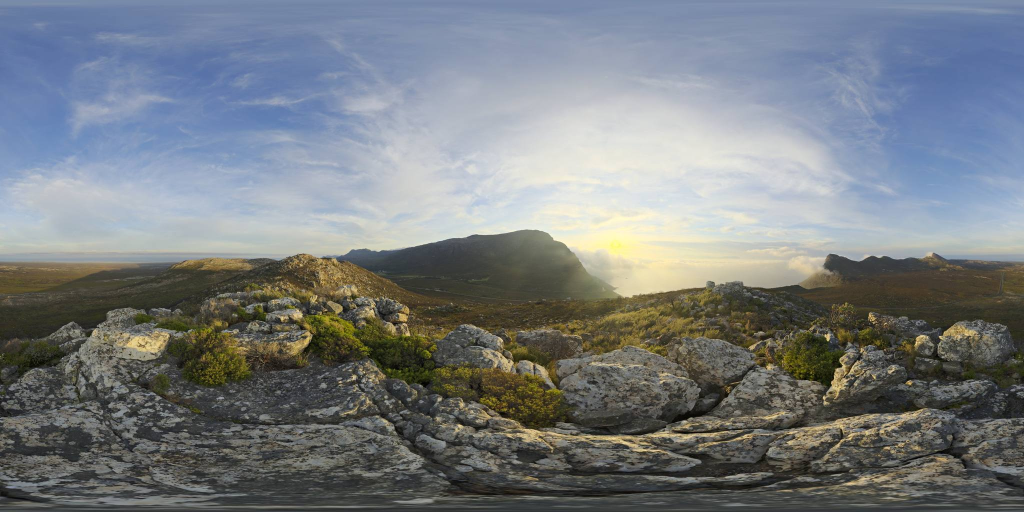
#> input picture assets/bay-env.jpg, 2048 x 1024 px (shown at 1/2 size); its folder holds 4 pictures in this run
$ python fetch_3d_assets.py
#> lines starting #> are read from the running program, lines starting #| are printed output that depends on the picture
#!/usr/bin/env python3
"""Fetch the photoreal studio 3D assets for the Dali threshold scene (v142).

Everything here runs on the GitHub Actions runner, never on a visitor's
machine and never in a local browser:

  * assets/three.min.js        Three.js r160 UMD bundle (unpkg, no key)
  * assets/bay-env.jpg         Poly Haven coastal panorama, 2048x1024 JPEG
  * assets/stone-color.jpg     Poly Haven stone diffuse map, 512x512
  * assets/stone-normal.jpg    Poly Haven stone normal map, 512x512
  * assets/stone-roughness.jpg Poly Haven stone roughness map, 512x512
  * assets/water-normal.jpg    seamless multi-octave sea-ripple normal map

Poly Haven serves its library without an API key under CC0. The panorama is
the public tonemapped JPEG preview of a coastal HDRI (Cape Hill: a low sun over
the ocean, rocky headland and wispy clouds); it is centre-cropped to the 2:1
equirectangular ratio and re-encoded at 2048x1024. The stone maps come from one
single Poly Haven material so colour, normal and roughness describe the same
weathered limestone. The water normal map is generated locally on the runner
from a seamless sum of integer-frequency waves (numpy), because Poly Haven has
no dedicated water-ripple normal texture.

Idempotent by design: a valid existing asset is kept unless --force is passed.
All writes are atomic, so a broken download can never overwrite a good file.
"""

from __future__ import annotations

import argparse
import io
import json
import math
import os
import sys
import time
import urllib.error
import urllib.request
from pathlib import Path

from PIL import Image, ImageOps

ROOT = Path(__file__).resolve().parent.parent
ASSETS = ROOT / "assets"

THREE_URL = "https://unpkg.com/three@0.160.0/build/three.min.js"
THREE_MIN_BYTES = 400_000
THREE_MAX_BYTES = 1_600_000

FILES_API = "https://api.polyhaven.com/files/{asset}"

# A low sun over the ocean, a rocky headland and real clouds: the closest
# public coastal panorama to the Port Lligat storm light of the scene. The
# remaining candidates are only fallbacks if Poly Haven retires an asset.
PANORAMA_CANDIDATES = (
    "cape_hill",
    "kloppenheim_06",
    "kloofendal_48d_partly_cloudy",
)
PANORAMA_SIZE = (2048, 1024)
PANORAMA_MIN_BYTES = 150_000
PANORAMA_MAX_BYTES = 340_000
PANORAMA_TARGET_BYTES = 245_000

# Coastal / mountain stone first. The first asset that exposes a diffuse map,
# a GL normal map and a roughness map at 1k wins, so a retired asset can never
# break the run. Colour, normal and roughness always come from one material.
STONE_CANDIDATES = (
    "rock_wall_02",
    "rocks_ground_06",
    "coast_sand_rocks_02",
    "dark_rock",
    "rock_wall_08",
)
POLYHAVEN_MAP_KEYS = {"color": "Diffuse", "normal": "nor_gl", "roughness": "Rough"}
RESOLUTION = "1k"
TEXTURE_SIZE = 512
TEXTURE_MIN_BYTES = 45_000
TEXTURE_MAX_BYTES = 95_000
WATER_NORMAL_MIN_BYTES = 40_000
WATER_NORMAL_MAX_BYTES = 110_000
WATER_NORMAL_TARGET_BYTES = 75_000
USER_AGENT = (
    "yoursanctuary-studio-assets/1.1 "
    "(+https://yoursanctuary.ru; asset preparation for the static PWA)"
)


def log(message: str) -> None:
    print(f"[fetch-3d] {message}", flush=True)


def http_get(url: str, *, attempts: int = 4, timeout: int = 120) -> bytes:
    """Download a URL with a browser-ish UA and small exponential backoff."""
#> called with attempts = 4, timeout = 120
    last_error: Exception | None = None
    for attempt in range(1, attempts + 1):
        request = urllib.request.Request(
            url,
            headers={
                "User-Agent": USER_AGENT,
                "Accept": "*/*",
                "Accept-Encoding": "identity",
            },
        )
        try:
            with urllib.request.urlopen(request, timeout=timeout) as response:
                if response.status != 200:
                    raise RuntimeError(f"HTTP {response.status} for {url}")
                return response.read()
        except (urllib.error.URLError, urllib.error.HTTPError, TimeoutError, OSError) as error:
            last_error = error
            if attempt == attempts:
                break
            wait = 2 ** (attempt - 1)
            log(f"retry {attempt}/{attempts - 1} in {wait}s: {error}")
            time.sleep(wait)
#> (the call stopped at in http_get, `with urllib.request.urlopen(request, timeout=timeout) as response:`: the network is not available in this run)
    raise RuntimeError(f"could not download {url}: {last_error}")


def atomic_write(path: Path, payload: bytes) -> None:
    path.parent.mkdir(parents=True, exist_ok=True)
    temporary = path.with_suffix(path.suffix + ".part")
    temporary.write_bytes(payload)
    os.replace(temporary, path)


def three_bundle_is_valid(path: Path) -> bool:
    if not path.is_file():
        return False
    size = path.stat().st_size
    if not THREE_MIN_BYTES <= size <= THREE_MAX_BYTES:
        return False
    try:
        body = path.read_bytes()
    except OSError:
        return False
    return b"THREE" in body or b"threejs.org/license" in body


def fetch_three(force: bool) -> None:
    target = ASSETS / "three.min.js"
    if not force and three_bundle_is_valid(target):
        log(f"three.min.js already present ({target.stat().st_size} bytes)")
        return
    log("downloading Three.js r160 UMD bundle from unpkg")
    payload = http_get(THREE_URL)
    if not THREE_MIN_BYTES <= len(payload) <= THREE_MAX_BYTES:
        raise RuntimeError(
            f"unexpected three.min.js size: {len(payload)} bytes "
            f"(expected {THREE_MIN_BYTES}-{THREE_MAX_BYTES})"
        )
    if b"THREE" not in payload and b"threejs.org/license" not in payload:
        raise RuntimeError("downloaded bundle does not look like Three.js")
    atomic_write(target, payload)
    log(f"saved assets/three.min.js ({len(payload)} bytes)")


# [73 lines left out: functions pick_stone_asset, pick_panorama, decode_image, resize_cover, resize_square, not called in this run]


def jpeg_bytes(image: Image.Image, *, quality: int, subsampling: int) -> bytes | None:
    """Encode one JPEG quality; tolerate the Pillow progressive-encoder quirk."""
    for progressive in (True, False):
        buffer = io.BytesIO()
        try:
            image.save(
                buffer,
                format="JPEG",
                quality=quality,
                optimize=True,
                progressive=progressive,
                subsampling=subsampling,
            )
        except Exception:  # noqa: BLE001 - try the next scan/quality
            continue
        payload = buffer.getvalue()
        if payload:
            return payload
    return None


def encode_to_budget(
    image: Image.Image,
    *,
    min_bytes: int,
    max_bytes: int,
    target_bytes: int,
    subsampling: int = 2,
    qualities: range = range(92, 29, -3),
) -> bytes:
    """Pick the quality whose JPEG is closest to the target inside the window.

    Every quality is measured instead of returning the first one that merely
    fits: a detailed 2048x1024 panorama at quality 90 can sit 80 KB above the
    target while quality 82 lands almost exactly on it.
    """
    best: bytes | None = None
    best_distance: int | None = None
    for quality in qualities:
        payload = jpeg_bytes(image, quality=quality, subsampling=subsampling)
        if not payload:
            continue
        distance = abs(len(payload) - target_bytes)
        if best_distance is None or distance < best_distance:
            best = payload
            best_distance = distance
    if best is None:
        raise RuntimeError("could not encode the image")
    if not min_bytes <= len(best) <= max_bytes:
        log(
            f"warning: encoded image is {len(best)} bytes, outside the "
            f"{min_bytes}-{max_bytes} byte window"
        )
    return best


def panorama_is_valid(path: Path) -> bool:
    if not path.is_file():
        return False
    size = path.stat().st_size
    if not PANORAMA_MIN_BYTES <= size <= PANORAMA_MAX_BYTES:
        return False
    try:
        with Image.open(path) as image:
#> image is the input picture: PIL image 2048x1024 RGB; mean R, G, B 119.6, 124.7, 128.6
            return image.size == PANORAMA_SIZE
    except Exception:  # noqa: BLE001
        return False


def fetch_panorama(force: bool) -> None:
    target = ASSETS / "bay-env.jpg"
    if not force and panorama_is_valid(target):
        log(f"bay-env.jpg already present ({target.stat().st_size} bytes)")
        return
    asset, url = pick_panorama()
    log(f"downloading coastal panorama from Poly Haven '{asset}' ({url.rsplit('/', 1)[-1]})")
    payload = http_get(url)
    image = resize_cover(decode_image(payload, "panorama"), PANORAMA_SIZE)
    encoded = encode_to_budget(
        image,
        min_bytes=PANORAMA_MIN_BYTES,
        max_bytes=PANORAMA_MAX_BYTES,
        target_bytes=PANORAMA_TARGET_BYTES,
        subsampling=2,
        qualities=range(90, 39, -2),
    )
    atomic_write(target, encoded)
    log(f"saved assets/bay-env.jpg ({len(encoded)} bytes, {PANORAMA_SIZE[0]}x{PANORAMA_SIZE[1]})")


# [43 lines left out: functions grade_limestone, fetch_stone_map, not called in this run]


def stone_assets_are_valid() -> bool:
    for name in ("stone-color.jpg", "stone-normal.jpg", "stone-roughness.jpg"):
        path = ASSETS / name
        if not path.is_file():
            return False
        try:
            with Image.open(path) as image:
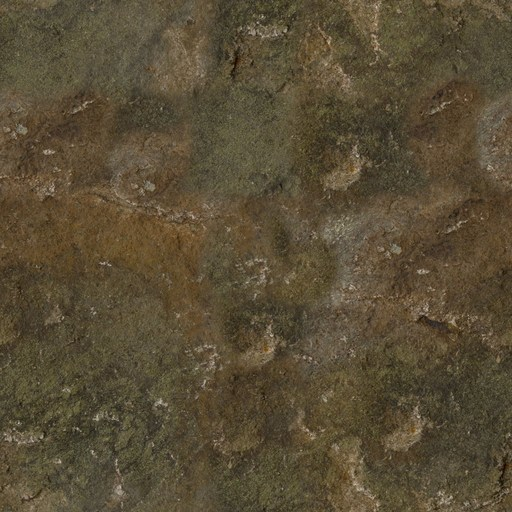
#> input picture assets/stone-color.jpg, 512 x 512 px
#> image is the input picture: PIL image 512x512 RGB; mean R, G, B 89, 77.2, 53.8
                if image.size != (TEXTURE_SIZE, TEXTURE_SIZE):
                    return False
        except Exception:  # noqa: BLE001
            return False
    return True


def fetch_stone_maps(force: bool) -> None:
    if not force and stone_assets_are_valid():
        total = sum((ASSETS / name).stat().st_size for name in (
            "stone-color.jpg", "stone-normal.jpg", "stone-roughness.jpg"
        ))
        log(f"stone colour/normal/roughness maps already present ({total} bytes)")
        return
    asset, urls = pick_stone_asset()
    for kind in ("color", "normal", "roughness"):
        fetch_stone_map(kind, urls[kind], ASSETS / f"stone-{kind}.jpg")
    log(f"stone textures sourced from Poly Haven '{asset}' (CC0)")


def build_water_normal(force: bool) -> None:
#> called with force = False
    target = ASSETS / "water-normal.jpg"
    if not force and target.is_file() and WATER_NORMAL_MIN_BYTES <= target.stat().st_size <= WATER_NORMAL_MAX_BYTES:
        try:
            with Image.open(target) as image:
                if image.size == (TEXTURE_SIZE, TEXTURE_SIZE):
                    log(f"water-normal.jpg already present ({target.stat().st_size} bytes)")
                    return
        except Exception:  # noqa: BLE001
            pass

    try:
        import numpy as np
    except Exception as error:  # noqa: BLE001
        raise RuntimeError("numpy is required to generate the water normal map") from error

    log("generating a seamless multi-octave water-ripple normal map")
    rng = np.random.default_rng(142)
    size = TEXTURE_SIZE
    yy, xx = np.mgrid[0:size, 0:size].astype(np.float32) / float(size)
    height = np.zeros((size, size), dtype=np.float32)
    # Integer wave vectors make the field exactly periodic, so the texture tiles
    # without a seam; the frequencies cover broad swell down to fine chop.
    waves = 26
    for _ in range(waves):
        kx = int(rng.integers(-34, 35))
        ky = int(rng.integers(-34, 35))
        if kx == 0 and ky == 0:
            kx = 1
        frequency = math.hypot(kx, ky)
        amplitude = 1.0 / (frequency ** 0.82)
        phase = float(rng.uniform(0.0, math.tau))
        height += amplitude * np.sin(math.tau * (kx * xx + ky * yy) + phase)
    height -= float(height.mean())
    deviation = float(height.std()) or 1.0
    height /= deviation
    # A gentle large swell under the chop, also periodic.
    height += 0.32 * np.sin(math.tau * (3 * xx + 2 * yy) + 0.7)
    height += 0.22 * np.sin(math.tau * (-2 * xx + 5 * yy) + 2.1)

    dx = (np.roll(height, -1, axis=1) - np.roll(height, 1, axis=1)) * 0.5
    dy = (np.roll(height, -1, axis=0) - np.roll(height, 1, axis=0)) * 0.5
    strength = 1.15
    nx = -dx * strength
    ny = -dy * strength
    nz = np.ones_like(nx)
    length = np.sqrt(nx * nx + ny * ny + nz * nz)
    nx /= length
    ny /= length
    nz /= length
    rgb = np.stack(((nx * 0.5 + 0.5) * 255.0, (ny * 0.5 + 0.5) * 255.0, (nz * 0.5 + 0.5) * 255.0), axis=-1)
    image = Image.fromarray(np.clip(rgb, 0, 255).astype(np.uint8), mode="RGB")
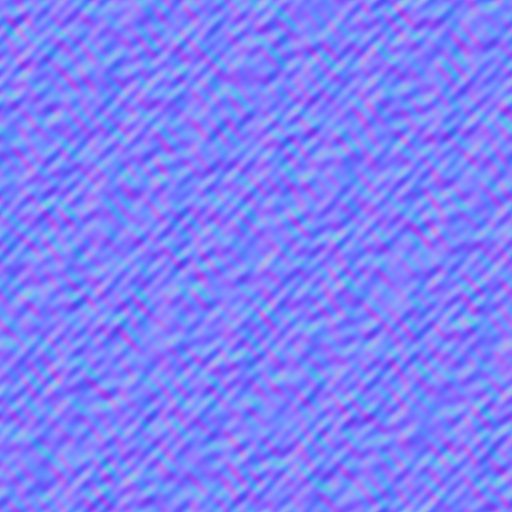
#> image: PIL image 512x512 RGB; mean R, G, B 127, 127, 249.9
    encoded = encode_to_budget(
        image,
        min_bytes=WATER_NORMAL_MIN_BYTES,
        max_bytes=WATER_NORMAL_MAX_BYTES,
        target_bytes=WATER_NORMAL_TARGET_BYTES,
        subsampling=0,
        qualities=range(94, 34, -3),
    )
#> the loop in encode_to_budget, `for quality in qualities:` made 20 passes
#> (distance, best_distance) on passes 1 to 3: (26957, 26957), (12789, 12789), (3599, 3599)
#> distance on passes 4 to 9: 4185, 9452, 14459, 17985, 20731, 23477
#> after the loop in encode_to_budget, `for quality in qualities:`: best_distance = 3599
    atomic_write(target, encoded)
    log(f"saved assets/water-normal.jpg ({len(encoded)} bytes, {size}x{size})")


# [10 lines left out: function report_weight, not called in this run]


def main() -> int:
    parser = argparse.ArgumentParser(description=__doc__)
    parser.add_argument("--force", action="store_true", help="re-download every asset")
    args = parser.parse_args()

    ASSETS.mkdir(parents=True, exist_ok=True)

    fetch_three(args.force)
    fetch_panorama(args.force)
    fetch_stone_maps(args.force)
    build_water_normal(args.force)

    if not three_bundle_is_valid(ASSETS / "three.min.js"):
        raise RuntimeError("three.min.js failed its final validation")
    if not panorama_is_valid(ASSETS / "bay-env.jpg"):
        raise RuntimeError("bay-env.jpg failed its final validation")
    if not stone_assets_are_valid():
        raise RuntimeError("stone colour/normal/roughness maps failed their final validation")
    if not (ASSETS / "water-normal.jpg").is_file():
        raise RuntimeError("water-normal.jpg is missing")
    with Image.open(ASSETS / "water-normal.jpg") as water:
        if water.size != (TEXTURE_SIZE, TEXTURE_SIZE):
            raise RuntimeError("water-normal.jpg failed its final validation")

    report_weight()
    log("photoreal studio 3D assets are ready")
    return 0


if __name__ == "__main__":
    try:
        sys.exit(main())
    except Exception as error:  # noqa: BLE001 - fail the workflow loudly
        print(f"[fetch-3d] ERROR: {error}", file=sys.stderr, flush=True)
#> (the run stopped early here; a loop or call above may not have finished)
